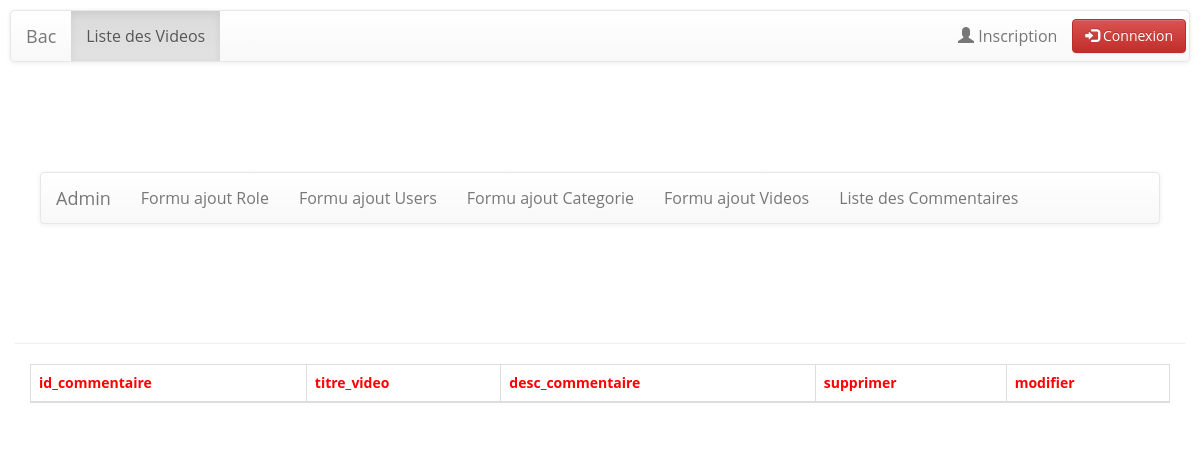
Before: /listCommentairesAdmin.php with the older database file.
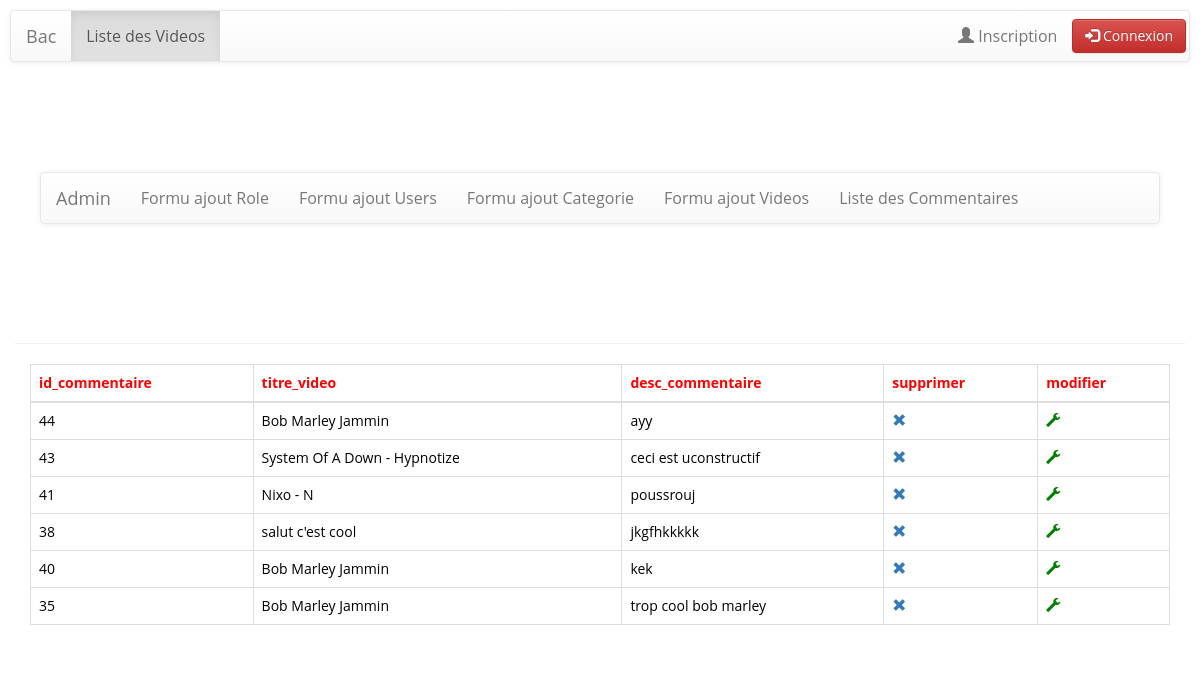
After: the same page with the newer database file.
### tables this page shows
CREATE TABLE `commentaires` (
  `id_commentaire` int(11) NOT NULL,
  `id_video` int(11) NOT NULL,
  `commentaire_id_user` int(11) NOT NULL,
  `desc_commentaire` varchar(20000) NOT NULL,
  `date_commentaire` varchar(255) NOT NULL
);

CREATE TABLE `videos` (
  `id_video` int(11) NOT NULL,
  `url_video` varchar(255) NOT NULL,
  `vignette_video` varchar(255) NOT NULL,
  `titre_video` varchar(255) NOT NULL,
  `desc_video` varchar(2000) NOT NULL,
  `categorie_video` varchar(255) NOT NULL,
  `date_video` date DEFAULT NULL,
  `etat_video` varchar(20) NOT NULL
);

### listCommentairesAdmin.php (the view, shortened to what this page needs)
<!DOCTYPE html>
<html lang="fr">
<head>
    <link rel="stylesheet" href="https://maxcdn.bootstrapcdn.com/bootstrap/3.3.6/css/bootstrap.min.css">
    <link rel="stylesheet" href="https://maxcdn.bootstrapcdn.com/bootstrap/3.3.6/css/bootstrap-theme.min.css">
    <link href="assets/css/style.css" rel="stylesheet" />
    <link href="assets/css/custom.css" rel="stylesheet" />
</head>
<body>
<?php include('navbar.php'); ?>
<br>
<br>
<?php include('navbarAdmin.php'); ?>
<div class="container">
    <div class="row">
        <h2 class="page-header text-center">Liste de tous les Commentaires !</h2>
    </div>
</div>
<?php
include('config.php');
$tableHeading =array('id_commentaire',
    'titre_video',
    'desc_commentaire');
$tableHeading[]='supprimer';
$tableHeading[]='modifier';
echo "<div class='container'>";
echo "<table id='table' class='table table-bordered table-responsive table-hover'>";
echo "<thead><tr>";
$i=0;
$tailleChamps = count($tableHeading);
for( $i; $i < $tailleChamps; $i++)
{  ?>
    <th><?=$tableHeading[$i]?></th>
<?php }
echo "</tr></thead>";
$roles = 'SELECT *
                    FROM commentaires
                    INNER JOIN videos
                    ON commentaires.id_video = videos.id_video';
$reponse = mysqli_query($link, $roles);
echo "<tbody>";
if(mysqli_num_rows($reponse)>0){
    while($row = mysqli_fetch_assoc($reponse)){
        echo '<form action="modifierCommentairesAdmin.php" method="post">';
        echo "<tr class='".$row['id_commentaire']."'>";
        echo "<td class='".$row['id_commentaire']."'>".$row['id_commentaire']."<input type='hidden' name='id_commentaire' value='".$row['id_commentaire']."'></td>";;
        echo "<td class='".$row['titre_video']."'>".$row['titre_video'];
        echo "<td class='".$row['desc_commentaire']."'>".$row['desc_commentaire']."<input type='hidden' name='desc_commentaire' value='".$row['desc_commentaire']."'></td>";
        $champSupprimer = '<td><a id="'.$row["id_commentaire"].'" href="javascript:void(0)" onclick="removeUser('.$row["id_commentaire"].')"><span class="glyphicon glyphicon-remove" aria-hidden="true"></span></a></td>';
        echo $champSupprimer;
        $champModifier = ' <td><a  class="modifier" id="'.$row["id_commentaire"].'" >
						<span class="glyphicon glyphicon-wrench" style="color:green;" aria-hidden="true"></span></a>
						<input type="submit" name="modifier" value="modifier"></td>';
        echo $champModifier;
        echo "</tr>";
        echo '</form>';
    }
}
echo "</tbody>";
echo "</table>";
echo "</div>";
?>

### navbar.php (shortened to what this page needs)
<div class="Navbar">
    <nav role="navigation" class="navbar navbar-default">
        <div class="navbar-header">
            <a href="index.php" class="navbar-brand">Bac</a>
        </div>
        <div id="navbarCollapse" class="collapse navbar-collapse">
            <ul class="nav navbar-nav">
                <li class="active"><a href="index.php">Liste des Videos</a></li>
            </ul>
            <ul class="nav navbar-nav navbar-right">
                <?php
                if($_SESSION['logged']) {
                }
                else {
                    echo '<li ><a href = "formuAjoutUser.php" ><span class="glyphicon glyphicon-user" ></span > Inscription</a ></li >';
                }
                ?>
                <?php
                if ($_SESSION['logged']) {
                    echo '<li><a href = "deco.php" ><span class="glyphicon glyphicon-log-in" ></span > Se deconnecter</a ></li>';
                }
                else {
                    echo '<li class="btn btn-danger" data-toggle="modal" data-target=".bs-example-modal-lg" style="margin-top: 8px;margin-right:3px;"><span class="glyphicon glyphicon-log-in" style="color:white;"></span > Connexion</li>
<div class="modal fade bs-example-modal-lg" tabindex="-1" role="dialog" aria-labelledby="myLargeModalLabel">
    <div class="modal-dialog modal-lg" role="document">
        <div class="modal-content">
        <section>
            <div class="container-fluid">
                <div class="row">
                    <div class="col-md-8 col-xs-12 col-md-offset-2" id="panelLogin">
                        <h4><span>Connectez-vous !</span></h4>
                    </div>
                </div>
            </div>
            <div class="container">
                <div class="row">
                    <div class="col-md-6">
                        <form class="form-horizontal" role="form" method="post" action="login.php" id="formuLogin">
                            <div class="form-group">
                                <label for="email" class="col-sm-2 control-label">Email</label>
                                <div class="col-sm-10">
                                    <input type="email" class="form-control" name="login" id="email3" value="">
                                </div>
                            </div>
                            <div class="form-group">
                                <label for="name" class="col-sm-2 control-label">Mot de passe</label>
                                <div class="col-md-10">
                                    <input type="password" class="form-control" name="pass" id="mdp3" value="">
                                </div>
                            </div>
                            <div class="form-group">
                                <div class="col-sm-10 col-sm-offset-2">
                                    <input id="connection" name="connection" type="submit" value="Connexion" class="btn btn-danger">
                                </div>
                            </div>
                        </form>
                    </div>
                </div>
            </div>
        </section>
        </div>
    </div>
</div>
';
                }
                ?>
            </ul>
        </div>
    </nav>
</div>
<br>
<br>

### navbarAdmin.php (shortened to what this page needs)
<div class="container">
    <div class="Navbar">
        <nav role="navigation" class="navbar navbar-default">
            <div class="navbar-header">
                <a href="admin.php" class="navbar-brand">Admin</a>
            </div>
            <div id="navbarCollapse2" class="collapse navbar-collapse">
                <ul class="nav navbar-nav">
                    <li><a href="formuAjoutRole.php">Formu ajout Role</a></li>
                    <li><a href="formuAjoutAdmin.php">Formu ajout Users</a></li>
                    <li><a href="formuAjoutCategorie.php">Formu ajout Categorie</a></li>
                    <li><a href="formuAjoutVideo.php">Formu ajout Videos</a></li>
                    <li><a href="listCommentairesAdmin.php">Liste des Commentaires</a></li>
                </ul>
            </div>
        </nav>
    </div>
</div>

### assets/css/style.css (style rules this page uses)
h1, h2, h3, h4, h5, h6 { font-family:'Open Sans', sans-serif; font-weight: bold; color: white; }
.text-center { text-align:center; }
h2 { line-height:50px; color:#424242; }
.navbar { font-size: 16px; }

### assets/css/custom.css (style rules this page uses)
html { margin:0; padding:0; }
body { background: url('http://www.freebiesgallery.com/wp-content/uploads/2012/08/dark-website-backgrounds-10.jpg'); background-size: 100%; background-repeat: repeat; margin: 0; padding:0; height: 100%; }
h2 { color:white; }
#table { background-color:white; }
th { color:red; }
tr { color:black; }
td { color:black; }

### navbar.php (style rules this page uses)
.Navbar { margin: 10px; }

Changed rows visible on the page:
added commentaires: id_commentaire "44", id_video.titre_video "Bob Marley Jammin", desc_commentaire "ayy"
added commentaires: id_commentaire "43", id_video.titre_video "System Of A Down - Hypnotize", desc_commentaire "ceci est uconstructif"
added commentaires: id_commentaire "41", id_video.titre_video "Nixo - N", desc_commentaire "poussrouj"
added commentaires: id_commentaire "38", id_video.titre_video "salut c'est cool", desc_commentaire "jkgfhkkkkk"
added commentaires: id_commentaire "40", id_video.titre_video "Bob Marley Jammin", desc_commentaire "kek"
added commentaires: id_commentaire "35", id_video.titre_video "Bob Marley Jammin", desc_commentaire "trop cool bob marley"
